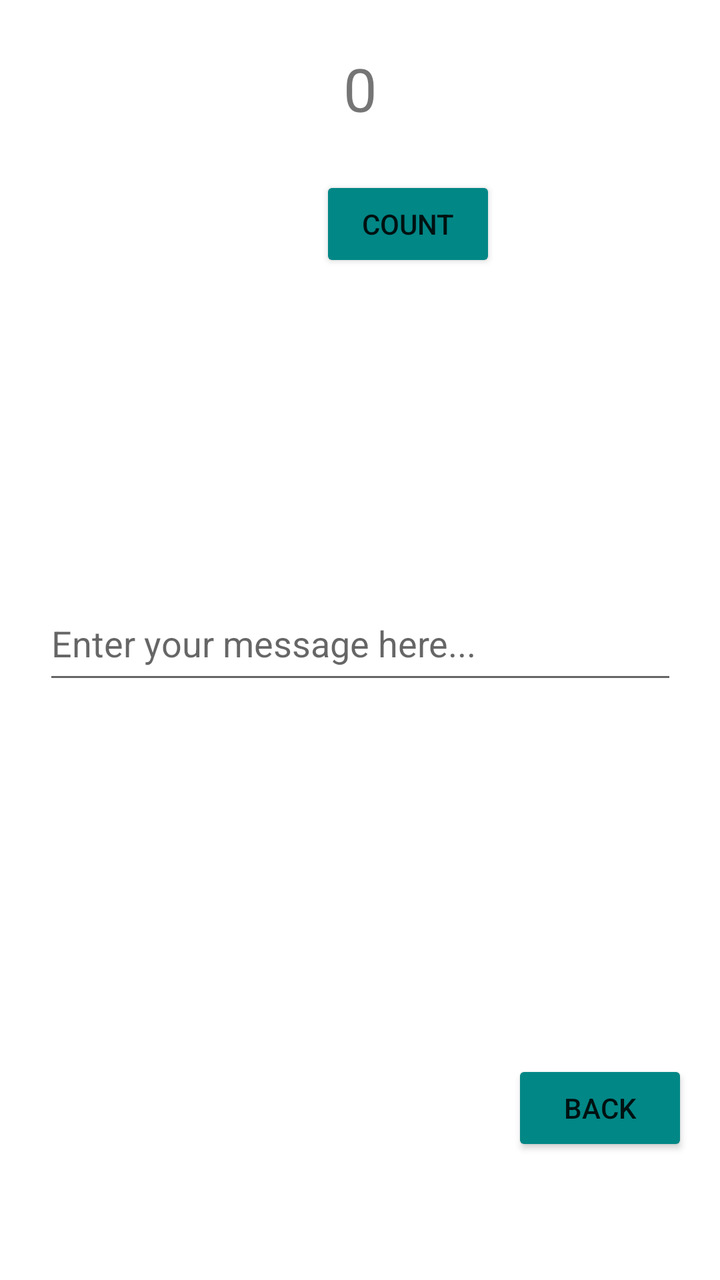
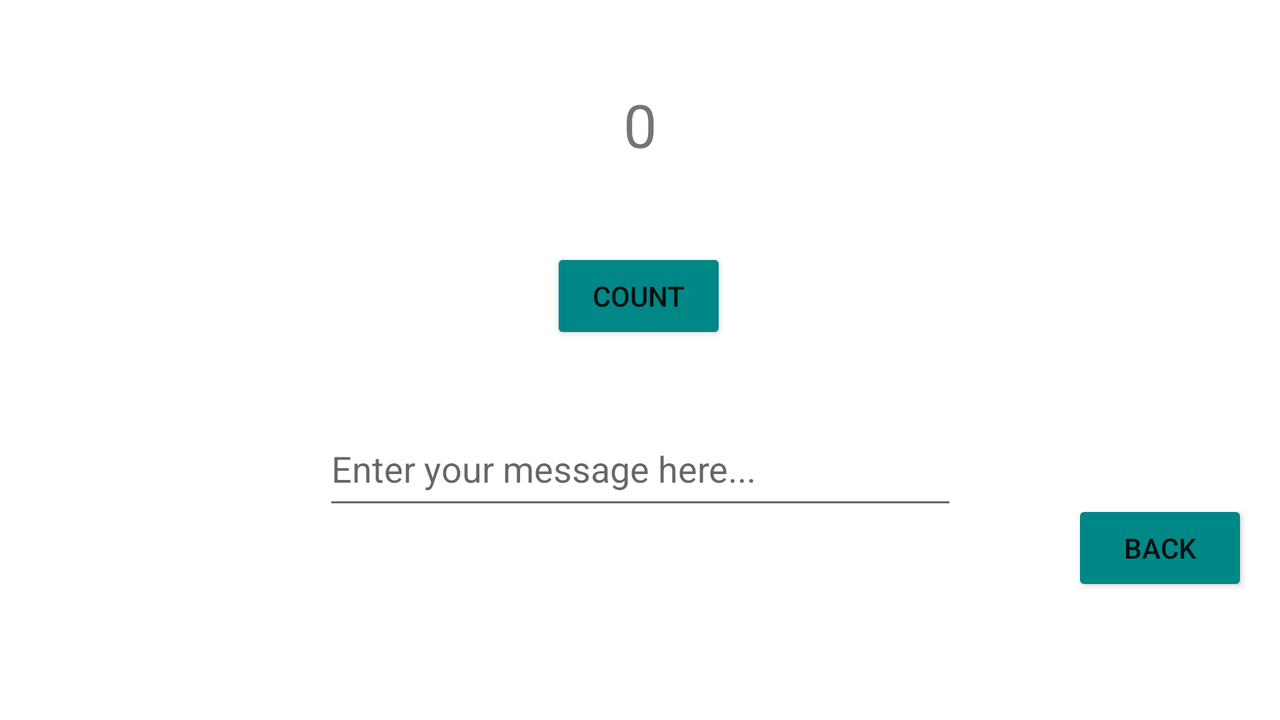

Compare how this app lays out the same screen by default and in its alternative resource folder. The renders come first, then the two layout files and the values they reference.
<!-- AndroidManifest.xml: application theme Theme.Aston_Intensive2 -->
<!-- res/layout/activity_lifecycle_state.xml -->
<?xml version="1.0" encoding="utf-8"?>
<androidx.constraintlayout.widget.ConstraintLayout xmlns:android="http://schemas.android.com/apk/res/android"
    xmlns:app="http://schemas.android.com/apk/res-auto"
    android:layout_width="match_parent"
    android:layout_height="match_parent">

    <TextView
        android:id="@+id/showCount"
        android:layout_width="wrap_content"
        android:layout_height="wrap_content"
        android:text="@string/_0"
        android:textSize="30sp"
        app:layout_constraintBottom_toTopOf="@+id/btnCount"
        app:layout_constraintEnd_toEndOf="parent"
        app:layout_constraintStart_toStartOf="parent"
        app:layout_constraintTop_toTopOf="parent" />

    <Button
        android:id="@+id/btnCount"
        android:layout_width="wrap_content"
        android:layout_height="wrap_content"
        android:layout_marginStart="160dp"
        android:layout_marginRight="152dp"
        android:layout_marginBottom="480dp"
        android:backgroundTint="@color/teal_700"
        android:text="@string/count2"
        app:layout_constraintBottom_toBottomOf="parent"
        app:layout_constraintRight_toRightOf="parent"
        app:layout_constraintStart_toStartOf="parent"
        app:layout_constraintTop_toBottomOf="@+id/showCount" />

    <EditText
        android:id="@+id/editTxtNumber"
        android:layout_width="317dp"
        android:layout_height="54dp"
        android:hint="@string/enter_your_message_here"
        android:text=""
        app:layout_constraintBottom_toBottomOf="parent"
        app:layout_constraintEnd_toEndOf="parent"
        app:layout_constraintStart_toStartOf="parent"
        app:layout_constraintTop_toTopOf="parent" />

    <Button
        android:id="@+id/btnBack"
        android:layout_width="wrap_content"
        android:layout_height="wrap_content"
        android:layout_marginRight="16dp"
        android:layout_marginBottom="62dp"
        android:backgroundTint="@color/teal_700"
        android:text="@string/back"
        app:layout_constraintBottom_toBottomOf="parent"
        app:layout_constraintRight_toRightOf="parent" />

</androidx.constraintlayout.widget.ConstraintLayout>
<!-- resources referenced by this layout -->
<resources>
  <string name="_0">0</string>
  <string name="back">Back</string>
  <string name="count2">COUNT</string>
  <string name="enter_your_message_here">Enter your message here...</string>
  <style name="Theme.Aston_Intensive2" parent="Theme.MaterialComponents.DayNight.DarkActionBar">
          
          <item name="colorPrimary">#004D40</item>
          <item name="colorPrimaryVariant">#006064</item>
          <item name="colorOnPrimary">@color/white</item>
          
          <item name="colorSecondary">@color/teal_200</item>
          <item name="colorSecondaryVariant">@color/teal_700</item>
          <item name="colorOnSecondary">@color/black</item>
          
          <item name="android:statusBarColor">?attr/colorPrimaryVariant</item>
          
      </style>
</resources>
<!-- res/layout-land/activity_lifecycle_state.xml (the author's variant of the layout above) -->
<!-- drawn on the phone turned sideways -->
<?xml version="1.0" encoding="utf-8"?>
<androidx.constraintlayout.widget.ConstraintLayout xmlns:android="http://schemas.android.com/apk/res/android"
    xmlns:app="http://schemas.android.com/apk/res-auto"
    xmlns:tools="http://schemas.android.com/tools"
    android:layout_width="match_parent"
    android:layout_height="match_parent">

    <TextView
        android:id="@+id/showCount"
        android:layout_width="wrap_content"
        android:layout_height="wrap_content"
        android:text="@string/_0"
        android:textSize="30sp"
        app:layout_constraintBottom_toTopOf="@+id/btnCount"
        app:layout_constraintEnd_toEndOf="parent"
        app:layout_constraintStart_toStartOf="parent"
        app:layout_constraintTop_toTopOf="parent" />

    <Button
        android:id="@+id/btnCount"
        android:layout_width="wrap_content"
        android:layout_height="wrap_content"
        android:backgroundTint="@color/teal_700"
        android:text="@string/count2"
        app:layout_constraintBottom_toTopOf="@+id/editTxtNumber"
        app:layout_constraintEnd_toEndOf="parent"
        app:layout_constraintHorizontal_bias="0.499"
        app:layout_constraintStart_toStartOf="parent"
        app:layout_constraintTop_toTopOf="parent"
        app:layout_constraintVertical_bias="0.786" />

    <EditText
        android:id="@+id/editTxtNumber"
        android:layout_width="317dp"
        android:layout_height="54dp"
        android:hint="@string/enter_your_message_here"
        android:text=""
        app:layout_constraintBottom_toBottomOf="parent"
        app:layout_constraintEnd_toEndOf="parent"
        app:layout_constraintStart_toStartOf="parent"
        app:layout_constraintTop_toTopOf="parent"
        app:layout_constraintVertical_bias="0.672" />

    <Button
        android:id="@+id/btnBack"
        android:layout_width="wrap_content"
        android:layout_height="wrap_content"
        android:layout_marginRight="16dp"
        android:layout_marginBottom="62dp"
        android:backgroundTint="@color/teal_700"
        android:text="@string/back"
        app:layout_constraintBottom_toBottomOf="parent"
        app:layout_constraintRight_toRightOf="parent" />

</androidx.constraintlayout.widget.ConstraintLayout>
